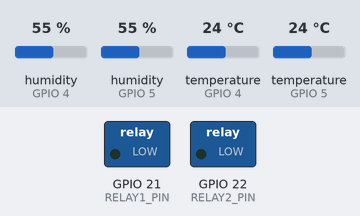
This program was run on a simulated ESP32. Shown: switched loads named in the program (green lamp = pin HIGH). The inputs (shaded band) are chosen by the test bench; at power-on: humidity (sensors on GPIO 5, GPIO 4) 55 %, temperature (sensors on GPIO 4, GPIO 5) 24 °C. WiFi joins after 1.5 s; servers stay silent unless stated; no MQTT or app messages arrive unless stated; what the program prints to the serial monitor is not drawn.

Above: at 3.2 s.
3.3 s: humidity (sensor on GPIO 5) set to 69 %
11.5 s: humidity (sensor on GPIO 5) set to 72 %
At 20.8 s:
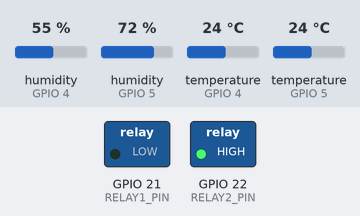
21.5 s: temperature (sensor on GPIO 4) set to 29 °C
31.2 s: temperature (sensor on GPIO 4) set to 32 °C
At 40.9 s:
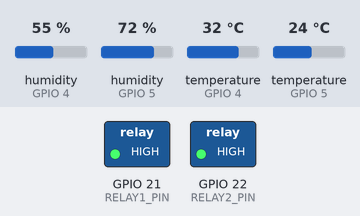
41.5 s: humidity (sensor on GPIO 5) set to 22 %
At 50.9 s:
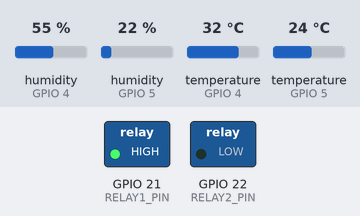
Timing chart, 0 to 52.4 s (numbered marks = the images above; inputs shaded):
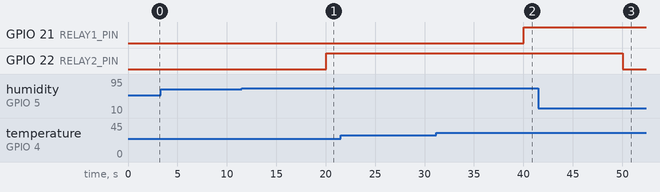

The program:

main.cpp
```cpp
// ─── Libraries ──────────────────────────────────────
#include <WiFi.h>
#include <WiFiClientSecure.h>
#include <PubSubClient.h>
#include <DHT.h>
#include<ArduinoJson.h>
#include <secrets.h>

// ─── AWS IoT endpoint ───────────────────────────────
#define AWS_IOT_PORT     8883

// ─── MQTT topic ─────────────────────────────────────
#define MQTT_TOPIC       "home/dual-zone-climate/monitoring-device"
#define CLIENT_ID        "dual-zone-climate-control"

const char* SHADOW_UPDATE =
"$aws/things/dual-zone-climate-control/shadow/update";

const char* SHADOW_DELTA =
"$aws/things/dual-zone-climate-control/shadow/update/delta";

const char* SHADOW_GET =
"$aws/things/dual-zone-climate-control/shadow/get";

const char* SHADOW_GET_ACCEPTED =
"$aws/things/dual-zone-climate-control/shadow/get/accepted";

// ─── Sensor pins ────────────────────────────────────
#define DHTPIN_A 4
#define DHTPIN_B 5
#define DHTTYPE DHT11
#define RELAY1_PIN 21
#define RELAY2_PIN 22

// ─── Thresholds ─────────────────────────────────────
#define TEMP_THRESHOLD 30.0
#define HUM_THRESHOLD  70.0

// ─── Globals ────────────────────────────────────────
WiFiClientSecure net;
PubSubClient mqtt(net);
DHT dhtA(DHTPIN_A, DHTTYPE);
DHT dhtB(DHTPIN_B, DHTTYPE);

bool relay1on = false;
bool relay2on = false;
bool deltaOverride = false;

unsigned long lastPublish = 0;
const unsigned long PUBLISH_INTERVAL = 10000;

// ─── WiFi connect ───────────────────────────────────
void connectWiFi() {
  Serial.print("[WiFi] Connecting to ");
  Serial.println(WIFI_SSID);
  WiFi.begin(WIFI_SSID, WIFI_PASSWORD);
  while (WiFi.status() != WL_CONNECTED) {
    delay(500);
    Serial.print(".");
  }
  Serial.println("\n[WiFi] Connected. IP: ");
  Serial.println(WiFi.localIP());
}

// ─── MQTT callback ─────────────────────────────────
void callback(char* topic, byte* payload, unsigned int length) {

  Serial.println("[MQTT] Message received on topic: " + String(topic));

  char buffer[length + 1];
  memcpy(buffer, payload, length);
  buffer[length] = '\0';

  String message = String(buffer);

  JsonDocument doc;
  DeserializationError error = deserializeJson(doc, message);
  if(error) {
    Serial.print(F("deserializeJson() failed: "));
    Serial.println(error.f_str());
    return;
  }

  if(strcmp(topic, SHADOW_DELTA) == 0) {
    relay1on = String(doc["state"]["zoneA"]["relay1"].as<const char*>()) == "ON";
    relay2on = String(doc["state"]["zoneB"]["relay2"].as<const char*>()) == "ON";
    deltaOverride = true;

    digitalWrite(RELAY1_PIN, relay1on ? HIGH : LOW);
    digitalWrite(RELAY2_PIN, relay2on ? HIGH : LOW);
  }
}

// ─── MQTT connect ───────────────────────────────────
void connectMQTT() {
  net.setCACert(AWS_ROOT_CA);
  net.setCertificate(DEVICE_CERT);
  net.setPrivateKey(DEVICE_KEY);
  mqtt.setServer(AWS_IOT_ENDPOINT, AWS_IOT_PORT);
  mqtt.setBufferSize(2048);

  Serial.print("[MQTT] Connecting to AWS IoT...");
  mqtt.setCallback(callback);

  while (!mqtt.connected()) {
    if(mqtt.connect(CLIENT_ID)){
      Serial.println(" connected.");
    } else {
      Serial.print(" failed, rc=");
      Serial.print(mqtt.state());
      Serial.println(". Attempting to reconnect in 5s...");
      delay(5000);
    }
  }

  mqtt.subscribe(SHADOW_DELTA);
  mqtt.subscribe(SHADOW_GET_ACCEPTED);

  bool getResult = mqtt.publish(SHADOW_GET, "{}");
  Serial.println(getResult ? "[MQTT] Shadow GET published" : "[MQTT] Shadow GET FAILED");
  delay(500);
  mqtt.loop();
}

// ─── Setup ──────────────────────────────────────────
void setup() {
  Serial.begin(115200);
  dhtA.begin();
  dhtB.begin();
  pinMode(RELAY1_PIN, OUTPUT);
  pinMode(RELAY2_PIN, OUTPUT);
  digitalWrite(RELAY1_PIN, LOW);
  digitalWrite(RELAY2_PIN, LOW);

  connectWiFi();
  connectMQTT();

}

// ─── Loop ───────────────────────────────────────────
void loop() {
  if(!mqtt.connected()) connectMQTT();
  mqtt.loop();

  // Publish every 10 seconds
  if(millis() - lastPublish >= PUBLISH_INTERVAL) {
    lastPublish = millis();
    float tempA = dhtA.readTemperature();
    float humA  = dhtA.readHumidity();
    float tempB = dhtB.readTemperature();
    float humB  = dhtB.readHumidity();

    if(!deltaOverride) {
      relay1on = (!isnan(tempA) && tempA > TEMP_THRESHOLD);
      relay2on = (!isnan(humB)  && humB  > HUM_THRESHOLD);
    }

    digitalWrite(RELAY1_PIN, relay1on ? HIGH : LOW);
    digitalWrite(RELAY2_PIN, relay2on ? HIGH : LOW);

    // Build JSON payload
    JsonDocument doc;
    doc["state"]["reported"]["zoneA"]["temperature"] = tempA;
    doc["state"]["reported"]["zoneA"]["humidity"]    = humA;
    doc["state"]["reported"]["zoneA"]["relay1"]      = relay1on ? "ON" : "OFF";
    doc["state"]["reported"]["zoneB"]["temperature"] = tempB;
    doc["state"]["reported"]["zoneB"]["humidity"]    = humB;
    doc["state"]["reported"]["zoneB"]["relay2"]      = relay2on ? "ON" : "OFF";

    char payload[512];
    serializeJson(doc, payload, sizeof(payload));

    if(!mqtt.publish(MQTT_TOPIC, payload)) {
      Serial.println("[MQTT] Telemetry publish failed");
    }

    if(!mqtt.publish(SHADOW_UPDATE, payload)) {
      Serial.println("[MQTT] Shadow update publish failed");
    }

    Serial.println("[MQTT] Published:");
    Serial.println(payload);

    Serial.println("------ Sensor Readings ------");
    Serial.print("[Zone A] Temp: "); Serial.print(tempA, 1);
    Serial.print(" C  |  Humidity: "); Serial.print(humA, 1); Serial.println(" %");
    Serial.print("[Zone B] Temp: "); Serial.print(tempB, 1);
    Serial.print(" C  |  Humidity: "); Serial.print(humB, 1); Serial.println(" %");
    Serial.print("[Relay 1 - Fan]        "); Serial.println(relay1on ? "ON" : "OFF");
    Serial.print("[Relay 2 - Humidifier] "); Serial.println(relay2on ? "ON" : "OFF");
    Serial.println("-----------------------------\n");
  }
}
```

secrets_template.h
```cpp
#pragma once

// ─────────────────────────────────────────────────────────────
// SECRETS TEMPLATE
// 1. Copy this file and rename the copy to secrets.h
// 2. Fill in your actual values in secrets.h
// 3. Never commit secrets.h — it is gitignored
// ─────────────────────────────────────────────────────────────

#define WIFI_SSID        "your_wifi_ssid"
#define WIFI_PASSWORD    "your_wifi_password"
#define AWS_IOT_ENDPOINT "xxxxxxxxxxxx-ats.iot.region.amazonaws.com"

static const char AWS_ROOT_CA[] PROGMEM = R"EOF(
-----BEGIN CERTIFICATE-----
< paste contents of AmazonRootCA1.pem here >
-----END CERTIFICATE-----
)EOF";

static const char DEVICE_CERT[] PROGMEM = R"EOF(
-----BEGIN CERTIFICATE-----
< paste contents of xxx-certificate.pem.crt here >
-----END CERTIFICATE-----
)EOF";

static const char DEVICE_KEY[] PROGMEM = R"EOF(
-----BEGIN RSA PRIVATE KEY-----
< paste contents of xxx-private.pem.key here >
-----END RSA PRIVATE KEY-----
)EOF";
```

Measured:
- the behaviour switches between 70 and 71 % on humidity (sensor on GPIO 5) (found by bisection; images 0 and 1)
- the behaviour switches between 30 and 31 °C on temperature (sensor on GPIO 4) (found by bisection; images 1 and 2)
- after the input at 3.3 s, every drawn part: stays the same
- after the input at 11.5 s, GPIO 22 (RELAY2_PIN): LOW → HIGH after 8.5 s
- after the input at 21.5 s, every drawn part: stays the same
- after the input at 31.2 s, GPIO 21 (RELAY1_PIN): LOW → HIGH after 8.8 s
- after the input at 41.5 s, GPIO 22 (RELAY2_PIN): HIGH → LOW after 8.5 s
